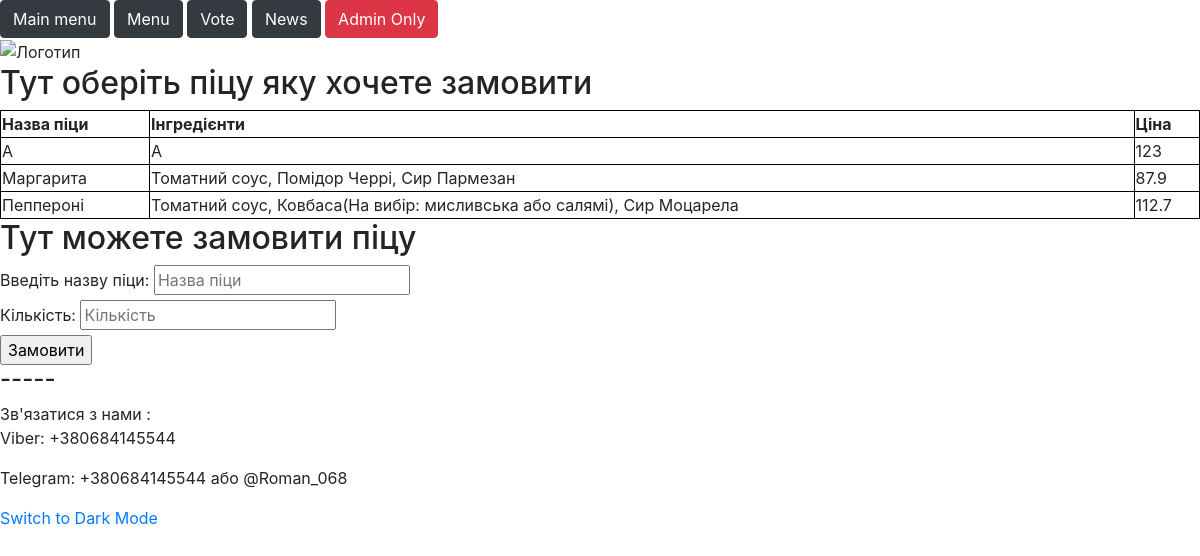
The page /menu on the database its author committed.
### tables this page shows
CREATE TABLE MENU (pizza_name TEXT, about TEXT, "price"	INTEGER);

### Pizzeria.py (the view)
@app.route('/menu', methods=['POST', 'GET'])
def menu():
    connect = sqlite3.connect('database.db')
    cursor = connect.cursor()
    cursor.execute('SELECT * FROM MENU')
    data = sorted(cursor.fetchall())
    if request.method == 'POST':
        pizza = request.form['pizza']
        count = request.form['count']
        with sqlite3.connect('database.db') as users:
            cursor = users.cursor()
            cursor.execute('INSERT INTO PARTICIPANTS (pizza, count) VALUES (?,?)', (pizza, count))
            users.commit()
            return render_template('menu.html')
    else:
        return render_template('menu.html', data=data)

### templates/menu.html (shortened to what this page needs)
<!DOCTYPE html>
<html>
    <head>
    </head>
    <body>
    {% extends "main_pizza.html" %}
    {% block content %}
    <img src="https://images.vexels.com/media/users/3/128435/isolated/preview/3bba8cf18c7b31717c98231e7d6e736e-italian-pizza-logo.png" alt="Логотип">
    <h2>Тут оберіть піцу яку хочете замовити</h2>
        <table style="width:100%">
            <tr>
              <th>Назва піци</th>
              <th>Інгредієнти</th>
                <th>Ціна</th>
            </tr>
            {% for participant in data %}
               <tr>
                 <td>{{participant[0]}}</td>
                 <td>{{participant[1]}}</td>
                   <td>{{participant[2]}}</td>
                </tr>
            {% endfor %}
          </table>
    <form action="/menu" method="post">
        <h2>Тут можете замовити піцу</h2>
  <label>Введіть назву піци:</label>
  <input type="name" name="pizza" placeholder="Назва піци" required><br/>
  <label>Кількість:</label>
  <input type="name" name="count" placeholder="Кількість" required><br/>
    <input type="submit" value="Замовити"/><br/>
</form>
    {% endblock content %}

### static/pizza.css (style rules this page uses)
img { width: 200px }

### templates/menu.html (style rules this page uses)
table, th, td { border:1px solid black; }

### rows shown on the page
MENU: pizza_name "А", about "А", price "123"
MENU: pizza_name "Маргарита", about "Томатний соус, Помідор Черрі, Сир Пармезан", price "87.9"
MENU: pizza_name "Пеппероні", about "Томатний соус, Ковбаса(На вибір: мисливська або салямі), Сир Моцарела", price "112.7"
